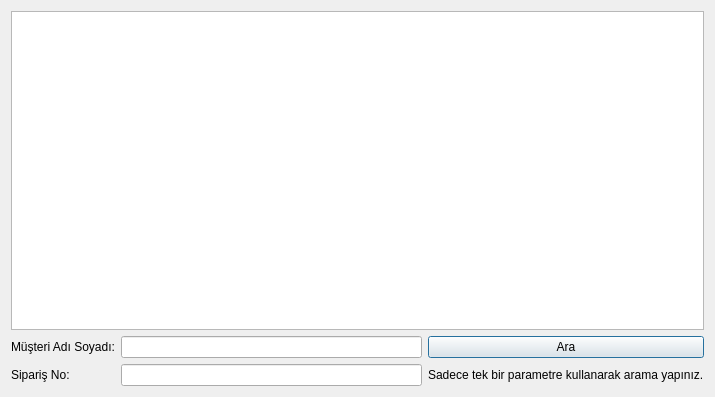
<?xml version="1.0" encoding="UTF-8"?>
<ui version="4.0">
 <class>Dialog</class>
 <widget class="QDialog" name="Dialog">
  <property name="geometry">
   <rect>
    <x>0</x>
    <y>0</y>
    <width>715</width>
    <height>397</height>
   </rect>
  </property>
  <property name="windowTitle">
   <string>Müşteri Arama</string>
  </property>
  <layout class="QGridLayout" name="gridLayout">
   <item row="0" column="0" colspan="3">
    <widget class="QTableWidget" name="tableWidget"/>
   </item>
   <item row="1" column="0">
    <widget class="QLabel" name="label_2">
     <property name="text">
      <string>Müşteri Adı Soyadı:</string>
     </property>
    </widget>
   </item>
   <item row="1" column="1">
    <widget class="QLineEdit" name="lineEdit_2"/>
   </item>
   <item row="1" column="2">
    <widget class="QPushButton" name="pushButton">
     <property name="text">
      <string>Ara</string>
     </property>
    </widget>
   </item>
   <item row="2" column="0">
    <widget class="QLabel" name="label">
     <property name="text">
      <string>Sipariş No:</string>
     </property>
    </widget>
   </item>
   <item row="2" column="1">
    <widget class="QLineEdit" name="lineEdit"/>
   </item>
   <item row="2" column="2">
    <widget class="QLabel" name="label_3">
     <property name="text">
      <string>Sadece tek bir parametre kullanarak arama yapınız.</string>
     </property>
    </widget>
   </item>
  </layout>
 </widget>
 <resources/>
 <connections>
  <connection>
   <sender>pushButton</sender>
   <signal>clicked()</signal>
   <receiver>Dialog</receiver>
   <slot>musteriAra()</slot>
   <hints>
    <hint type="sourcelabel">
     <x>591</x>
     <y>344</y>
    </hint>
    <hint type="destinationlabel">
     <x>711</x>
     <y>321</y>
    </hint>
   </hints>
  </connection>
 </connections>
 <slots>
  <slot>musteriAra()</slot>
 </slots>
</ui>
